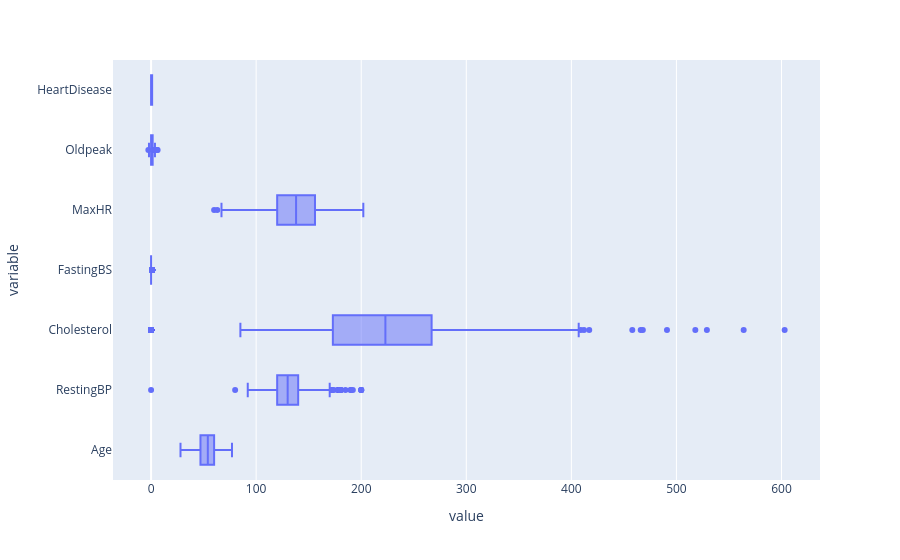

Source (notebook cell):
### Markdown cell above
`Visualizing the Outliers`

### Code cell
figure = px.box(heart_disease.select_dtypes(include='number'), orientation='h')

figure.show()

### Figure 1 — Plotly figure (JSON) as saved in the notebook; plotly's stock layout.template omitted (floating-point values rounded to 4 significant figures; data arrays with more than 128 entries replaced by an {"elided": "..."} marker saying what was removed)
{"data": [{"alignmentgroup": "True", "hovertemplate": "value=%{x}<br>variable=%{y}<extra></extra>", "legendgroup": "", "marker": {"color": "#636efa"}, "name": "", "notched": false, "offsetgroup": "", "orientation": "h", "showlegend": false, "type": "box", "x": {"elided": "6426 float values"}, "x0": " ", "xaxis": "x", "y": {"elided": "6426 str values"}, "y0": " ", "yaxis": "y"}], "layout": {"boxmode": "group", "legend": {"tracegroupgap": 0}, "margin": {"t": 60}, "xaxis": {"anchor": "y", "domain": [0, 1], "title": {"text": "value"}}, "yaxis": {"anchor": "x", "domain": [0, 1], "title": {"text": "variable"}}}}
